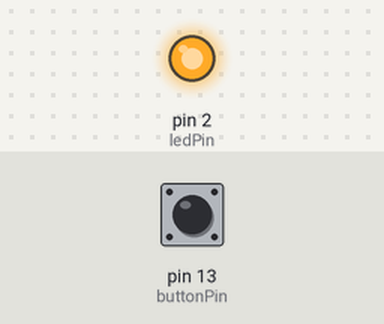
The sketch below on a simulated Arduino Uno, built for the host (arithmetic inside an expression is 32-bit, double 64-bit). On the bench: output pins drawn as LEDs (lit = HIGH). Inputs (shaded band) come from the test bench; at power-on: pin 13 (buttonPin) LOW. What the sketch prints to the serial monitor is not drawn.

Above: at 1.2 s.
1.3 s: pin 13 (buttonPin) pulled HIGH for 0.15 s
At 1.37 s:
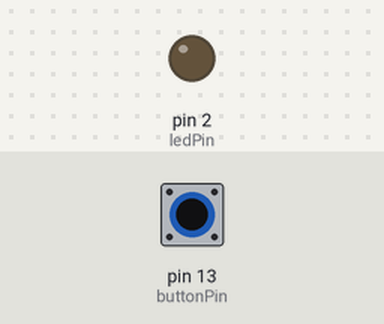
2.9 s: pin 13 (buttonPin) pulled HIGH for 3.2 s
At 6.6 s:
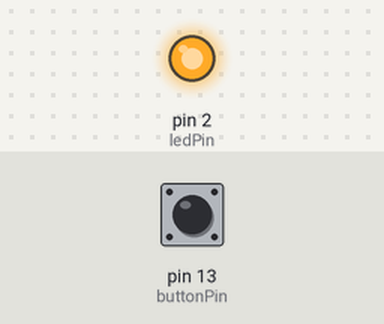
Timing chart, 0 to 8.1 s (numbered marks = the images above; inputs shaded):
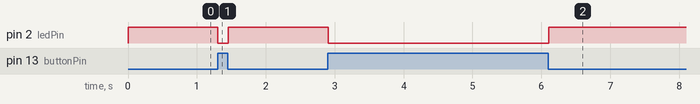

Measured:
- after the input at 1.3 s, pin 2 (ledPin): HIGH → LOW at once, → HIGH 0.15 s later
- after the input at 2.9 s, pin 2 (ledPin): HIGH → LOW at once, → HIGH 3.2 s later

The sketch:

button.ino
```cpp
const int buttonPin = 13; // GPIO13
const int ledPin = 2;     // Built-in LED

void setup() {
  Serial.begin(115200);
  pinMode(buttonPin, INPUT_PULLDOWN); // Use internal pull-down
  pinMode(ledPin, OUTPUT);
}

void loop() {
  int buttonState = digitalRead(buttonPin);

  if (buttonState == HIGH) {
    digitalWrite(ledPin, LOW);

  } else {
    digitalWrite(ledPin, HIGH);
    Serial.println("Button Pressed!");
  }

  delay(50); // small debounce
}
```
